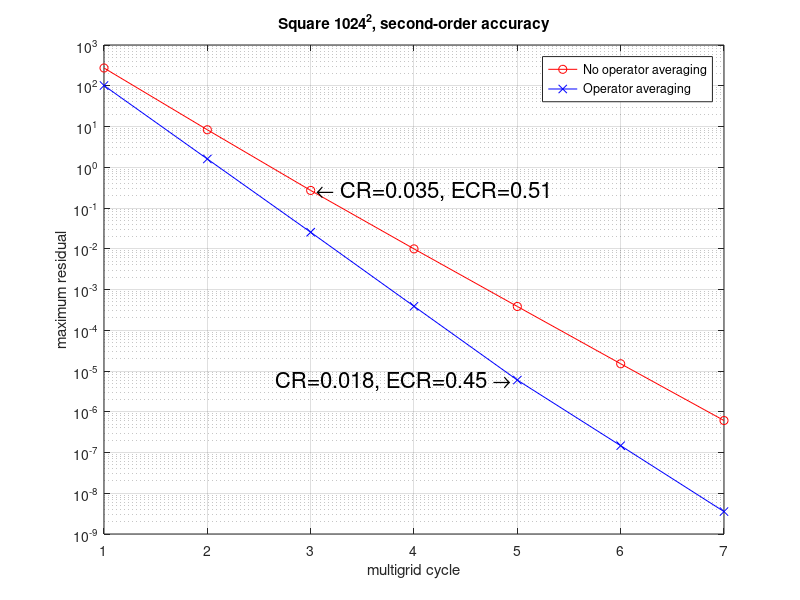
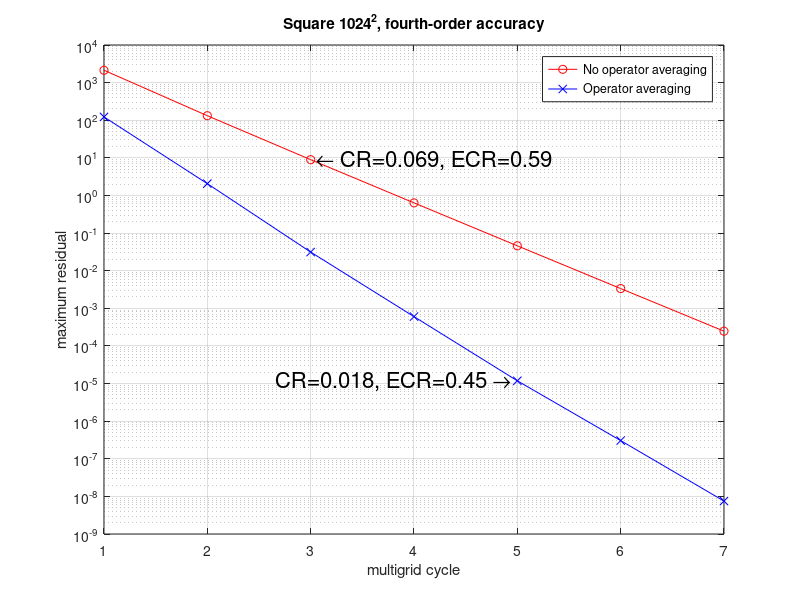
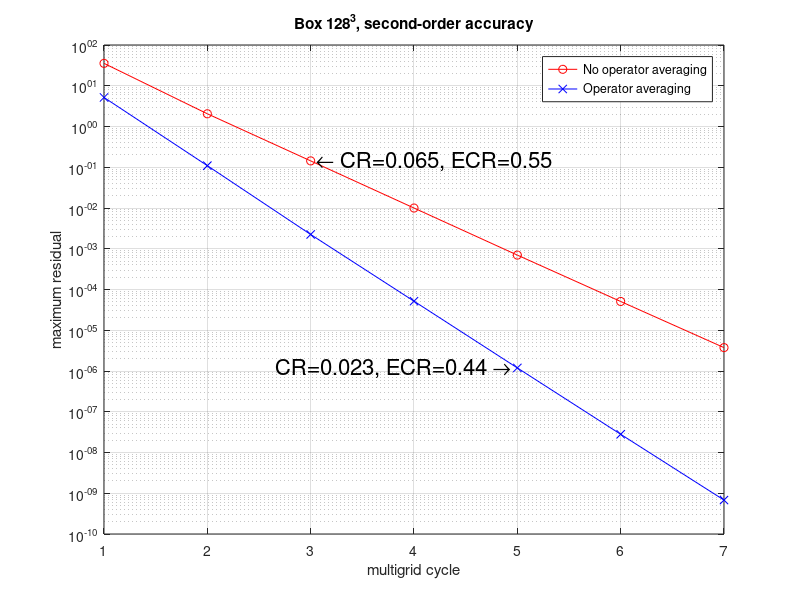
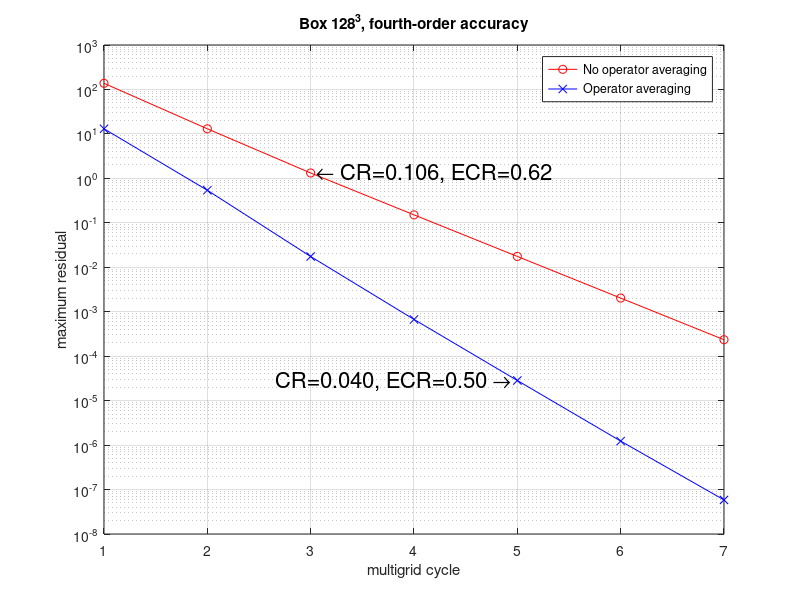

The MATLAB script that drew these images, in order:
t=[1 2 3 4 5 6 7  ];
defect=[2.728e+02 8.314e+00 2.698e-01 9.930e-03 3.833e-04 1.505e-05 6.095e-07  ];
defect2=[1.013e+02 1.597e+00 2.544e-02 3.875e-04 5.993e-06 1.471e-07 3.548e-09 ];
clf
set(gca,'FontSize',16);
plot(t,defect,'r-o',t,defect2,'b-x');
title('Square 1024^2, second-order accuracy');
ylabel('maximum residual');
xlabel('multigrid cycle');
set(gca,'YScale','log');
grid on
legend('No operator averaging','Operator averaging');
text(t(3),defect(3),' \leftarrow CR=0.035, ECR=0.51','HorizontalAlignment','left','FontSize',16);
text(t(5),defect2(5),'CR=0.018, ECR=0.45 \rightarrow ','HorizontalAlignment','right','FontSize',16);

% legend('Grid: square1024.','BC: DDDD.','Second-order accurate.','1.1e+06 points. 5 levels.','ave CR=0.018, ECR=0.45');
pause
print -depsc2 opAveComparison.eps

%  Fourth-order------------------------------------------------------

t=[1 2 3 4 5 6 7  ];
defect=[2.130e+03 1.319e+02 8.942e+00 6.353e-01 4.585e-02 3.349e-03 2.467e-04 ];
defect2=[1.225e+02 2.062e+00 3.128e-02 6.018e-04 1.183e-05 3.044e-07 7.504e-09 ];
clf
set(gca,'FontSize',16);
plot(t,defect,'r-o',t,defect2,'b-x');
title('Square 1024^2, fourth-order accuracy');
ylabel('maximum residual');
xlabel('multigrid cycle');
set(gca,'YScale','log');
grid on
legend('No operator averaging','Operator averaging');
text(t(3),defect(3),' \leftarrow CR=0.069, ECR=0.59','HorizontalAlignment','left','FontSize',16);
text(t(5),defect2(5),'CR=0.018, ECR=0.45 \rightarrow ','HorizontalAlignment','right','FontSize',16);

pause
print -depsc2 opAveComparison4.eps

% ------------------------------------------------------

t=[1 2 3 4 5 6 7  ];
defect=[3.543e+01 2.052e+00 1.433e-01 9.983e-03 6.988e-04 5.084e-05 3.752e-06 ];
defect2=[5.168e+00 1.094e-01 2.241e-03 5.168e-05 1.191e-06 2.801e-08 6.799e-10 ];
clf
set(gca,'FontSize',16);
plot(t,defect,'r-o',t,defect2,'b-x');
title('Box 128^3, second-order accuracy');
ylabel('maximum residual');
xlabel('multigrid cycle');
set(gca,'YScale','log');
grid on
legend('No operator averaging','Operator averaging');
text(t(3),defect(3),' \leftarrow CR=0.065, ECR=0.55','HorizontalAlignment','left','FontSize',16);
text(t(5),defect2(5),'CR=0.023, ECR=0.44 \rightarrow ','HorizontalAlignment','right','FontSize',16);

pause
print -depsc2 opAveComparison.box128.eps

% ------------------------------------------------------

t=[1 2 3 4 5 6 7  ];
defect=[1.376e+02 1.303e+01 1.321e+00 1.510e-01 1.753e-02 2.029e-03 2.346e-04 ];
defect2=[1.304e+01 5.400e-01 1.746e-02 6.713e-04 2.839e-05 1.232e-06 5.840e-08 ];
clf
set(gca,'FontSize',16);
plot(t,defect,'r-o',t,defect2,'b-x');
title('Box 128^3, fourth-order accuracy');
ylabel('maximum residual');
xlabel('multigrid cycle');
set(gca,'YScale','log');
grid on
legend('No operator averaging','Operator averaging');
text(t(3),defect(3),' \leftarrow CR=0.106, ECR=0.62','HorizontalAlignment','left','FontSize',16);
text(t(5),defect2(5),'CR=0.040, ECR=0.50 \rightarrow ','HorizontalAlignment','right','FontSize',16);

pause
print -depsc2 opAveComparison4.box128.eps
